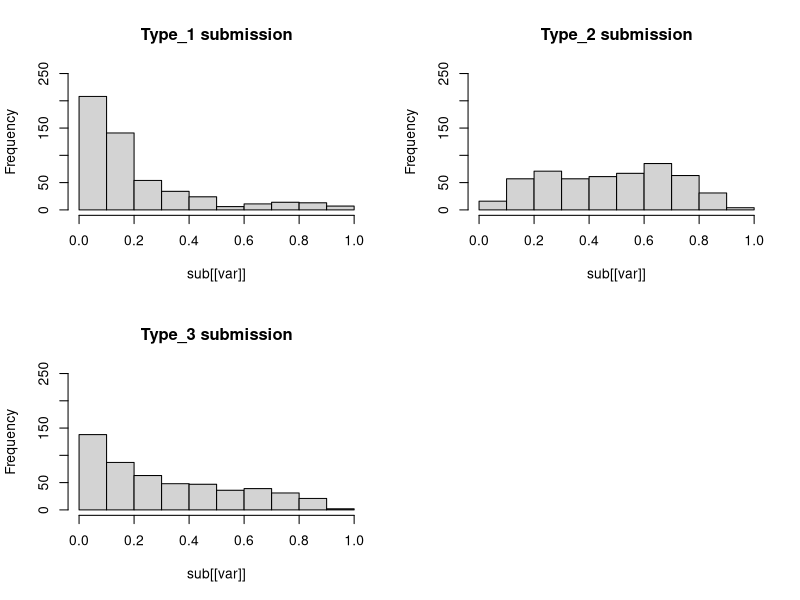

The R source for this figure:
library(data.table)
setwd("~/Dropbox/cervical/sub/")
sub <- fread("sub_dara_part_resnet_raw_5xbag_20170510.csv")

mat = as.matrix(sub[,-1,with=F])
mat[mat < 0.02] = 0.02
mat = mat/rowSums(mat)

cols= names(sub)[-1]
for(i in 1:3) sub[[cols[i]]] = mat[,i]
sub1 = sub
# write.csv(sub, "sub_dara_part_resnet_raw_5xbag_20170510_clipped.csv", row.names = F)

########################################
sub <- fread("sub_dara_full_resnet_dmcrop_5xbag_20170513.csv")

mat = as.matrix(sub[,-1,with=F])
mat[mat < 0.02] = 0.02
mat = mat/rowSums(mat)

cols= names(sub)[-1]
for(i in 1:3) sub[[cols[i]]] = mat[,i]
sub2 = sub

########################################
sub <- fread("sub_dara_full_inceptionv4_raw_5xbag_20170521.csv")

mat = as.matrix(sub[,-1,with=F])
mat[mat < 0.02] = 0.02
mat = mat/rowSums(mat)

cols= names(sub)[-1]
for(i in 1:3) sub[[cols[i]]] = mat[,i]
sub3 = sub

########################################
# Try baggin
sub3 = sub3[order(image_name)]
sub2 = sub2[order(image_name)]
sub1 = sub1[order(image_name)]
for(i in 1:3) print(cor(sub1[[i+1]], sub2[[i+1]]))

########################################
subdm1 = fread("bebhionn_submission_clipped.csv")
subdm2 = fread("bebhionn_googlenet_submission.csv")
subdm1 = subdm1[order(image_name)]
subdm2 = subdm2[order(image_name)]

sub = sub1
for(var in names(sub)[2:4]) sub[[var]] = 0.2* (sub1[[var]] + sub2[[var]]) + 0.2* (subdm1[[var]] + subdm2[[var]]) + .2*(sub3[[var]])
par(mfrow=c(2,2))
for(var in names(sub)[2:4]) hist(sub[[var]], main = paste(var, "submission"), ylim = c(0,250))
sub
sub1
sub2
subdm1
subdm2

write.csv(sub, "404020_dhdmbestInceptionA.csv", row.names = F)

